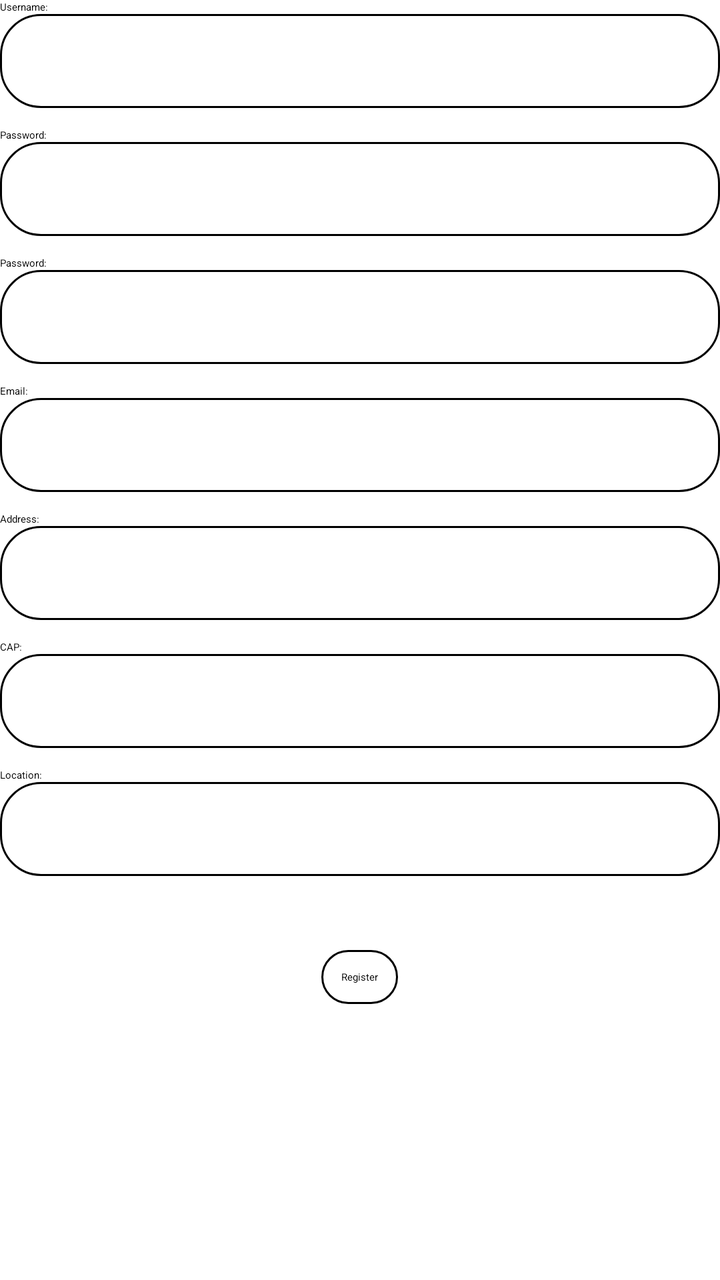
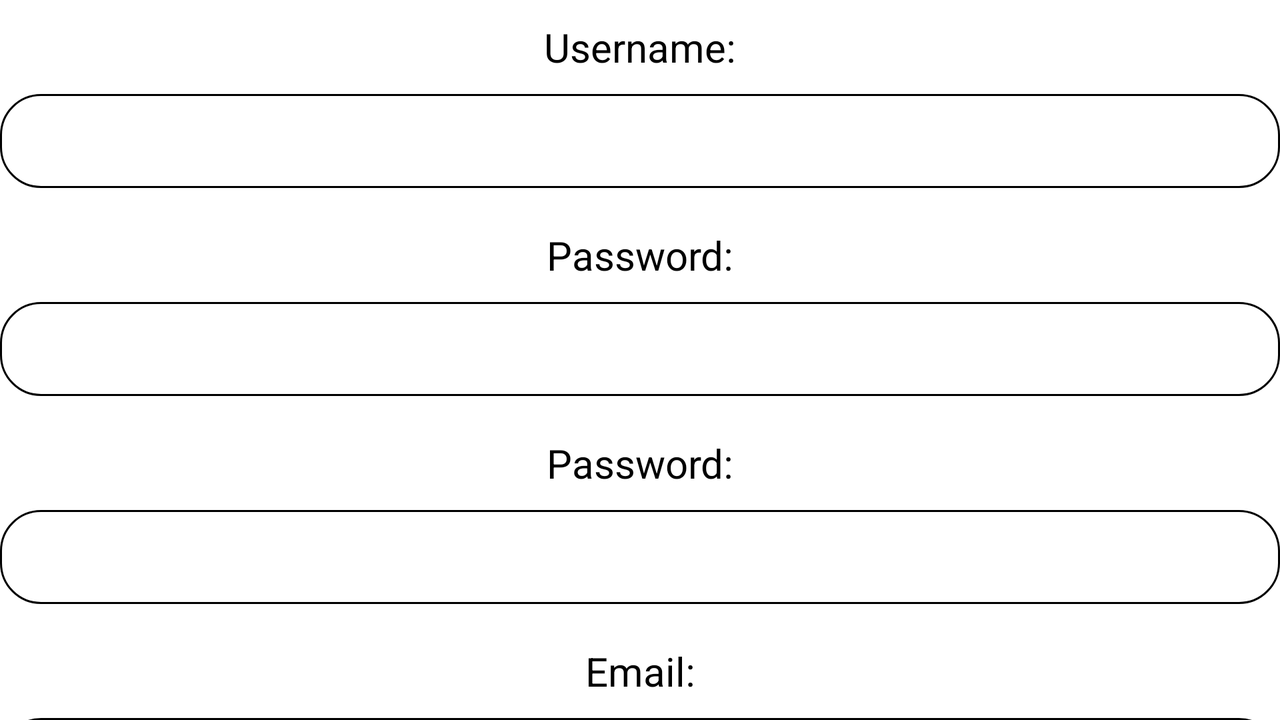

The same Android screen from two of the app's own layout files: first res/layout/ as a phone draws it, then the author's variant for another configuration, drawn on a device whose configuration selects that folder. Both files follow.
<!-- AndroidManifest.xml: application theme Theme.Magic -->
<!-- res/layout/activity_register.xml -->
<?xml version="1.0" encoding="utf-8"?>
<androidx.constraintlayout.widget.ConstraintLayout xmlns:android="http://schemas.android.com/apk/res/android"
    xmlns:app="http://schemas.android.com/apk/res-auto"
    xmlns:tools="http://schemas.android.com/tools"
    android:layout_width="match_parent"
    android:layout_height="match_parent"
    tools:context=".RegisterActivity">

    <androidx.appcompat.widget.LinearLayoutCompat
        android:layout_width="match_parent"
        android:layout_height="match_parent"
        android:orientation="vertical">

        <TextView
            android:layout_width="wrap_content"
            android:layout_height="wrap_content"
            android:text="@string/username_to_register"/>

        <EditText
            android:layout_width="match_parent"
            android:layout_height="wrap_content"
            android:id="@+id/username_edit_to_register"
            style="@style/main_edittext_style"/>


        <TextView
            android:layout_width="wrap_content"
            android:layout_height="wrap_content"
            android:text="@string/password_to_register"/>

        <EditText
            android:layout_width="match_parent"
            android:layout_height="wrap_content"
            android:id="@+id/password_edit_to_register"
            style="@style/main_edittext_style"/>

        <TextView
            android:layout_width="wrap_content"
            android:layout_height="wrap_content"
            android:text="@string/password_to_register"/>

        <EditText
            android:layout_width="match_parent"
            android:layout_height="wrap_content"
            android:id="@+id/confirm_password"
            style="@style/main_edittext_style"/>

        <TextView
            android:layout_width="wrap_content"
            android:layout_height="wrap_content"
            android:text="@string/email_to_register"/>

        <EditText
            android:layout_width="match_parent"
            android:layout_height="wrap_content"
            android:id="@+id/email_edit_to_register"
            style="@style/main_edittext_style"/>

        <TextView
            android:layout_width="wrap_content"
            android:layout_height="wrap_content"
            android:text="@string/address_to_register"/>

        <EditText
            android:layout_width="match_parent"
            android:layout_height="wrap_content"
            android:id="@+id/address_edit_to_register"
            style="@style/main_edittext_style"/>

        <TextView
            android:layout_width="wrap_content"
            android:layout_height="wrap_content"
            android:text="@string/cap_to_register"/>

        <EditText
            android:layout_width="match_parent"
            android:layout_height="wrap_content"
            android:id="@+id/cap_edit_to_register"
            style="@style/main_edittext_style"/>

        <TextView
            android:layout_width="wrap_content"
            android:layout_height="wrap_content"
            android:text="@string/location_to_register"/>

        <EditText
            android:layout_width="match_parent"
            android:layout_height="wrap_content"
            android:id="@+id/location_edit_to_register"
            style="@style/main_edittext_style"/>

        <TextView
            android:layout_width="wrap_content"
            android:layout_height="wrap_content"
            android:id="@+id/error_message_label"
            android:visibility="invisible"
            android:layout_gravity="center"
            android:textColor="@color/red"
            android:layout_marginBottom="@dimen/activity_vertical_margin"/>

        <Button
            android:layout_width="wrap_content"
            android:layout_height="wrap_content"
            android:text="@string/register_button_label"
            android:layout_gravity="center"
            android:onClick="doRegistration"
            android:layout_marginTop="@dimen/activity_vertical_margin"
            style="@style/main_button_style"/>

    </androidx.appcompat.widget.LinearLayoutCompat>

</androidx.constraintlayout.widget.ConstraintLayout>
<!-- resources referenced by this layout -->
<resources>
  <color name="red">#D81B60</color>
  <dimen name="activity_vertical_margin">10dp</dimen>
  <string name="address_to_register">Address:</string>
  <string name="cap_to_register" translatable="false">CAP:</string>
  <string name="email_to_register" translatable="false">Email:</string>
  <string name="location_to_register">Location:</string>
  <string name="password_to_register" translatable="false">Password:</string>
  <string name="register_button_label">Register</string>
  <string name="username_to_register">Username:</string>
  <style name="main_button_style">
          <item name="android:layout_marginBottom">@dimen/button_margin_bottom</item>
          <item name="android:padding">@dimen/padding_measure</item>
          <item name="android:background">@drawable/button_bg</item>
          <item name="android:textColor">@drawable/button_text_color</item>
      </style>
  <style name="main_edittext_style">
          <item name="android:layout_marginBottom">@dimen/activity_vertical_margin</item>
          <item name="android:padding">@dimen/padding_measure</item>
          <item name="android:background">@drawable/edittext_bg_gradient</item>
          <item name="android:textSize">@dimen/edittext_text_size</item>
          <item name="android:textColor">@color/black</item>
      </style>
  <dimen name="button_margin_bottom">10dp</dimen>
  <dimen name="padding_measure">10dp</dimen>
  <!-- drawable button_bg (drawable) -->
  <?xml version="1.0" encoding="utf-8"?>
  <selector xmlns:android="http://schemas.android.com/apk/res/android">
      <item android:drawable="@drawable/button_gradient_normal"/>
  </selector>
  <!-- drawable button_text_color (drawable) -->
  <?xml version="1.0" encoding="utf-8"?>
  <selector xmlns:android="http://schemas.android.com/apk/res/android">
      <item android:state_pressed="true"
          android:color="@color/white"/>
  
      <item android:state_focused="true"
          android:color="@color/black"/>
  
      <item android:color="@color/black"/>
  </selector>
  <!-- drawable edittext_bg_gradient (drawable) -->
  <?xml version="1.0" encoding="utf-8"?>
  <shape xmlns:android="http://schemas.android.com/apk/res/android"
      android:shape="rectangle">
  
      <corners android:radius="@dimen/button_corners_width"/>
      <solid android:color="@color/white"/>
      <stroke android:color="@color/black"
          android:width="@dimen/button_stroke_width"/>
  </shape>
  <dimen name="edittext_text_size">20dp</dimen>
  <color name="black">#FF000000</color>
  <!-- drawable button_gradient_normal (drawable) -->
  <?xml version="1.0" encoding="utf-8"?>
  <shape xmlns:android="http://schemas.android.com/apk/res/android"
      android:shape="rectangle">
          <corners android:radius="@dimen/button_corners_width"/>
      <solid android:color="@color/secondaryColor"/>
      <stroke android:color="@color/black"
          android:width="@dimen/button_stroke_width"/>
  </shape>
  <color name="white">#FFFFFFFF</color>
  <dimen name="button_corners_width">20dp</dimen>
  <dimen name="button_stroke_width">1dp</dimen>
</resources>
<!-- res/layout-land/activity_register.xml (the author's variant of the layout above) -->
<!-- drawn on the phone turned sideways -->
<?xml version="1.0" encoding="utf-8"?>
<ScrollView
    xmlns:android="http://schemas.android.com/apk/res/android" android:layout_width="match_parent"
    android:layout_height="match_parent">

    <LinearLayout
        android:layout_width="match_parent"
        android:layout_height="match_parent"
        android:orientation="vertical">

        <TextView
            android:layout_width="match_parent"
            android:layout_height="wrap_content"
            android:text="@string/username_to_register"
            style="@style/main_text_style"/>

        <EditText
            android:layout_width="match_parent"
            android:layout_height="wrap_content"
            android:id="@+id/username_edit_to_register"
            style="@style/main_edittext_style"/>


        <TextView
            android:layout_width="match_parent"
            android:layout_height="wrap_content"
            android:text="@string/password_to_register"
            style="@style/main_text_style"/>

        <EditText
            android:layout_width="match_parent"
            android:layout_height="wrap_content"
            android:id="@+id/password_edit_to_register"
            android:inputType="textPassword"
            style="@style/main_edittext_style"/>

        <TextView
            android:layout_width="match_parent"
            android:layout_height="wrap_content"
            android:text="@string/password_to_register"
            style="@style/main_text_style"/>

        <EditText
            android:layout_width="match_parent"
            android:layout_height="wrap_content"
            android:id="@+id/confirm_password"
            android:inputType="textPassword"
            style="@style/main_edittext_style"/>

        <TextView
            android:layout_width="match_parent"
            android:layout_height="wrap_content"
            android:text="@string/email_to_register"
            style="@style/main_text_style"/>

        <EditText
            android:layout_width="match_parent"
            android:layout_height="wrap_content"
            android:id="@+id/email_edit_to_register"
            style="@style/main_edittext_style"/>

        <TextView
            android:layout_width="match_parent"
            android:layout_height="wrap_content"
            android:text="@string/address_to_register"
            style="@style/main_text_style"/>

        <EditText
            android:layout_width="match_parent"
            android:layout_height="wrap_content"
            android:id="@+id/address_edit_to_register"
            style="@style/main_edittext_style"/>

        <TextView
            android:layout_width="match_parent"
            android:layout_height="wrap_content"
            android:text="@string/cap_to_register"
            style="@style/main_text_style"/>

        <EditText
            android:layout_width="match_parent"
            android:layout_height="wrap_content"
            android:id="@+id/cap_edit_to_register"
            style="@style/main_edittext_style"/>

        <TextView
            android:layout_width="match_parent"
            android:layout_height="wrap_content"
            android:text="@string/location_to_register"
            style="@style/main_text_style"/>

        <EditText
            android:layout_width="match_parent"
            android:layout_height="wrap_content"
            android:id="@+id/location_edit_to_register"
            style="@style/main_edittext_style"/>

        <TextView
            android:layout_width="match_parent"
            android:layout_height="wrap_content"
            android:id="@+id/error_message_label"
            android:visibility="invisible"
            android:layout_gravity="center"
            android:textColor="@color/red"
            android:layout_marginBottom="@dimen/activity_vertical_margin"
            style="@style/main_text_style"/>

        <Button
            android:layout_width="wrap_content"
            android:layout_height="wrap_content"
            android:text="@string/register_button_label"
            android:layout_gravity="center"
            android:onClick="doRegistration"
            android:layout_marginTop="@dimen/activity_vertical_margin"
            style="@style/main_button_style"/>

    </LinearLayout>

</ScrollView>
<!-- resources referenced by the variant -->
<!-- as the phone turned sideways resolves them -->
<resources>
  <color name="red">#D81B60</color>
  <dimen name="activity_vertical_margin">10dp</dimen>
  <string name="address_to_register">Address:</string>
  <string name="cap_to_register" translatable="false">CAP:</string>
  <string name="email_to_register" translatable="false">Email:</string>
  <string name="location_to_register">Location:</string>
  <string name="password_to_register" translatable="false">Password:</string>
  <string name="register_button_label">Register</string>
  <string name="username_to_register">Username:</string>
  <style name="main_button_style">
          <item name="android:layout_marginBottom">@dimen/button_margin_bottom</item>
          <item name="android:padding">@dimen/padding_measure</item>
          <item name="android:background">@drawable/button_bg</item>
          <item name="android:textColor">@drawable/button_text_color</item>
      </style>
  <style name="main_edittext_style">
          <item name="android:layout_marginBottom">@dimen/activity_vertical_margin</item>
          <item name="android:padding">@dimen/padding_measure</item>
          <item name="android:background">@drawable/edittext_bg_gradient</item>
          <item name="android:textSize">@dimen/edittext_text_size</item>
          <item name="android:textColor">@color/black</item>
      </style>
  <style name="main_text_style">
          <item name="android:padding">@dimen/padding_measure</item>
          <item name="android:textColor">@color/black</item>
          <item name="android:textAlignment">center</item>
          <item name="android:textSize">@dimen/edittext_text_size</item>
      </style>
  <dimen name="button_margin_bottom">10dp</dimen>
  <dimen name="padding_measure">10dp</dimen>
  <!-- drawable button_bg (drawable) -->
  <?xml version="1.0" encoding="utf-8"?>
  <selector xmlns:android="http://schemas.android.com/apk/res/android">
      <item android:drawable="@drawable/button_gradient_normal"/>
  </selector>
  <!-- drawable button_text_color (drawable) -->
  <?xml version="1.0" encoding="utf-8"?>
  <selector xmlns:android="http://schemas.android.com/apk/res/android">
      <item android:state_pressed="true"
          android:color="@color/white"/>
  
      <item android:state_focused="true"
          android:color="@color/black"/>
  
      <item android:color="@color/black"/>
  </selector>
  <!-- drawable edittext_bg_gradient (drawable) -->
  <?xml version="1.0" encoding="utf-8"?>
  <shape xmlns:android="http://schemas.android.com/apk/res/android"
      android:shape="rectangle">
  
      <corners android:radius="@dimen/button_corners_width"/>
      <solid android:color="@color/white"/>
      <stroke android:color="@color/black"
          android:width="@dimen/button_stroke_width"/>
  </shape>
  <dimen name="edittext_text_size">20dp</dimen>
  <color name="black">#FF000000</color>
  <!-- drawable button_gradient_normal (drawable) -->
  <?xml version="1.0" encoding="utf-8"?>
  <shape xmlns:android="http://schemas.android.com/apk/res/android"
      android:shape="rectangle">
          <corners android:radius="@dimen/button_corners_width"/>
      <solid android:color="@color/secondaryColor"/>
      <stroke android:color="@color/black"
          android:width="@dimen/button_stroke_width"/>
  </shape>
  <color name="white">#FFFFFFFF</color>
  <dimen name="button_corners_width">20dp</dimen>
  <dimen name="button_stroke_width">1dp</dimen>
</resources>
